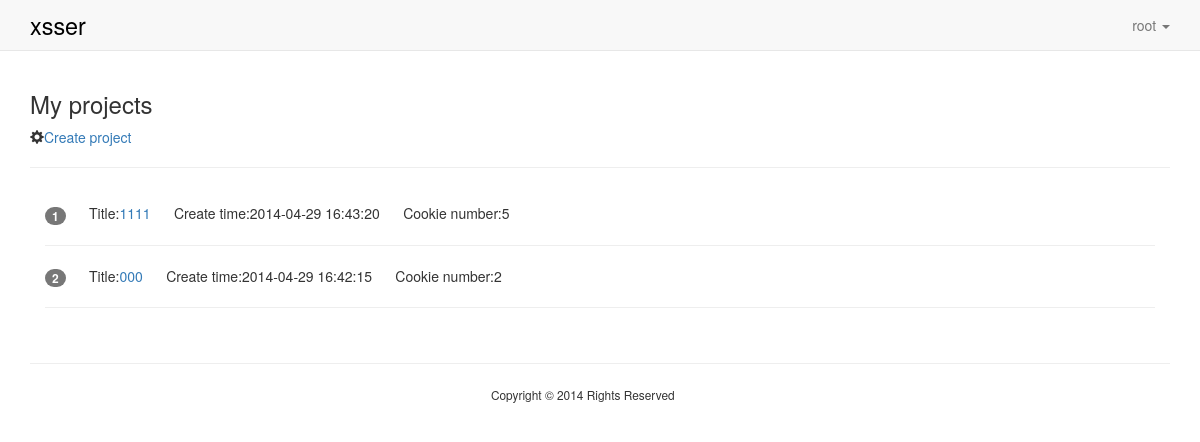
The app's page / (signed in), older data.
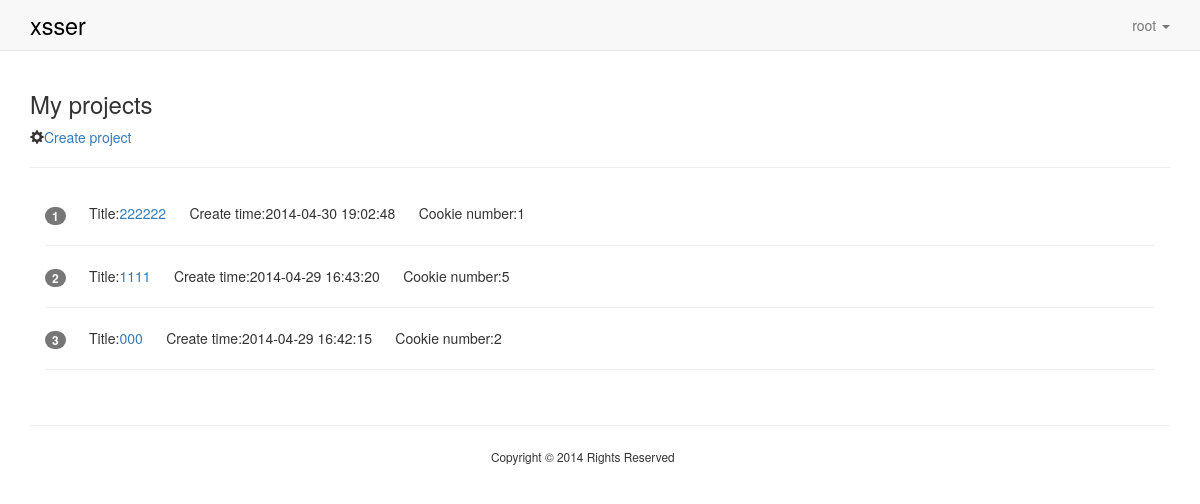
The same page, newer data.
### core/models.py (models this page shows, shortened)
class XssProject(models.Model):
    user = models.ForeignKey(User)
    title = models.CharField(max_length=30)
    records = models.ManyToManyField(Record, blank=True, null=True)
    create_time = models.DateTimeField(auto_now_add=True)
    keep_session = models.BooleanField(default=False)
    custom_js = models.BooleanField(default=False)
    custom_js_content = models.TextField(blank=True)

### core/views.py (the view)
# urls.py: url(r'^$', 'core.views.my_projects', name="index"),
@login_required(login_url="/login/")
def my_projects(request):
    p = XssProject.objects.filter(user=request.user)
    return render(request, "core/my_project.html", {"projects": p})

### templates/core/my_project.html (shortened to what this page needs)
{% extends "base.html" %}
{% block body %}
{% include "_nav_bar.html" %}
<div class="container">
    <div class="my_project">
        <h3>My projects</h3>
        <span class="glyphicon glyphicon-cog"></span><a href="/create_project/">Create project</a>
        <hr/>
        <div class="panel-body">
            {% if not projects %}
                <p>No projects, you can <a href="/create_project/">create a project.</a></p>
            {% else %}
                {% for project in projects reversed %}
                    <div class="project">
                        <p><span class="badge">{{ forloop.counter }}</span>
                            &nbsp;&nbsp;&nbsp;&nbsp;
                            Title:<a href="/project/?id={{ project.id }}">{{ project.title }}</a>
                            &nbsp;&nbsp;&nbsp;&nbsp;
                        Create time:{{ project.create_time|date:"Y-m-d H:i:s" }}
                            &nbsp;&nbsp;&nbsp;&nbsp;
                        Cookie number:{{ project.records.all|length }}</p>
                        <hr/>
                    </div>
                {% endfor %}
            {% endif %}
        </div>
    </div>
</div>
{% endblock %}

Row changes from the older to the newer data that the page shows:
added XssProject: title "222222", create_time "2014-04-30 19:02:48", records.all|length "1"
